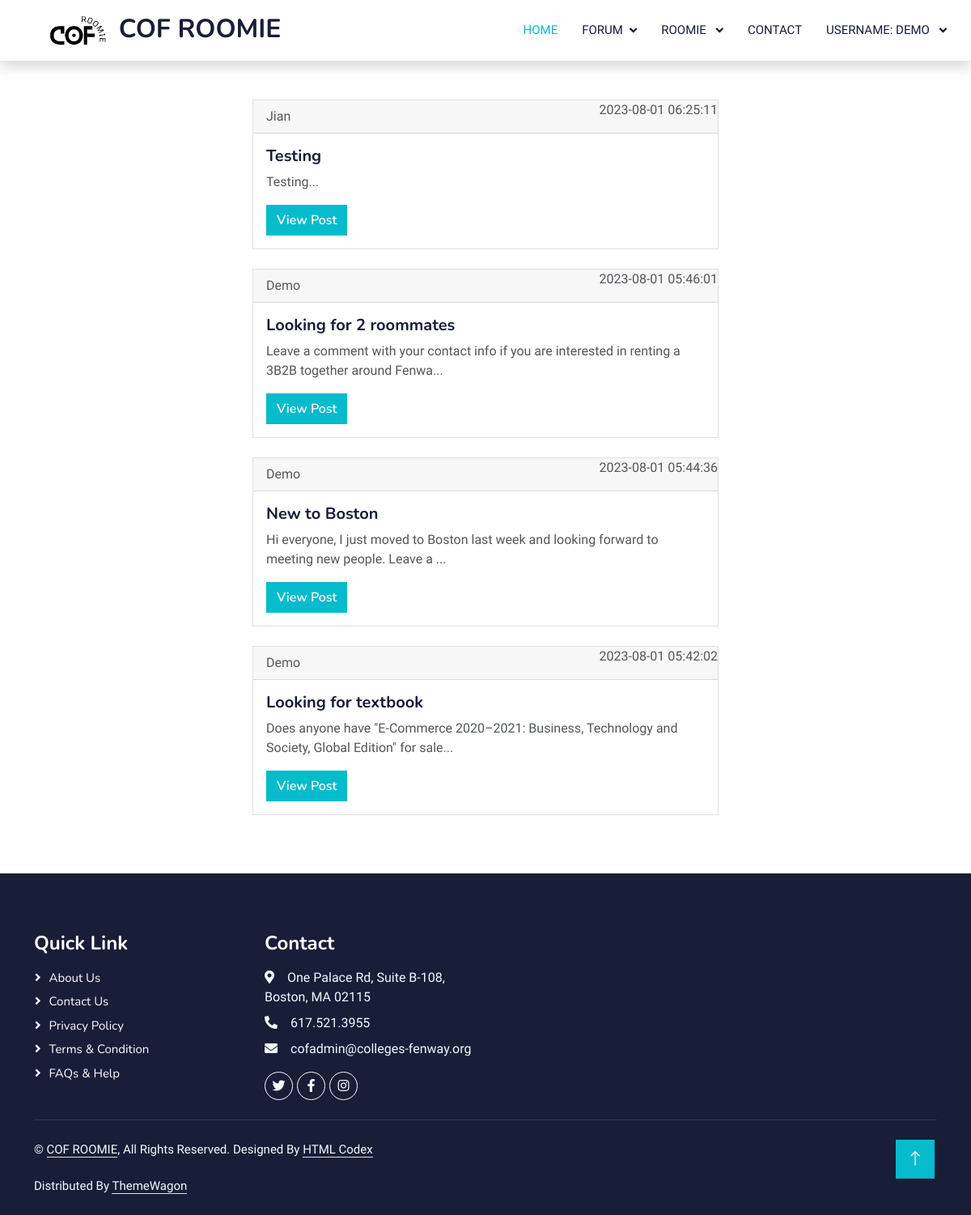
/forum.php (signed in), run on the app's committed database.
### tables this page shows
CREATE TABLE `user_post` (
  `id` int(3) NOT NULL,
  `title` varchar(255) NOT NULL,
  `body` text NOT NULL,
  `username` varchar(255) NOT NULL,
  `created_dt` timestamp NOT NULL DEFAULT current_timestamp()
);

### forum.php (the view)
<?php require "includes/header.php"; ?>
<?php
require "config.php";
?>
<?php
$select = $conn->query("SELECT * FROM user_post order by id DESC");
$select->execute();
$rows = $select->fetchAll(PDO::FETCH_OBJ);
?>
<div class="form-signin w-50 m-auto ">
    <div class="container pt-5">
        <?php foreach ($rows as $row): ?>
            <div class=" card">
                <div class="card-header">
                    <?php echo $row->username; ?>
                    <span class="position-absolute top-0 end-0 text-center">
                        <?php echo $row->created_dt; ?>
                    </span>
                </div>
                <div class="card-body">
                    <h5 class="card-title">
                        <?php echo $row->title; ?>
                    </h5>
                    <p class="card-text">
                        <?php echo substr($row->body, 0, 100) . '...'; ?>
                    </p>
                    <a href="show_post.php?id=<?php echo $row->id; ?>" class="btn btn-primary">View Post</a>
                </div>
            </div>
            <br>
        <?php endforeach; ?>
    </div>
</div>
<?php require "includes/footer.php"; ?>

### css/custom.css (style rules this page uses)
:root { --primary: #06BBCC; --light: #F0FBFC; --dark: #181d38; }
.btn { font-family: 'Nunito', sans-serif; font-weight: 600; transition: .5s; }
.btn.btn-primary, .btn.btn-secondary { color: #FFFFFF; }

### data on the page
user_post: username "Jian", created_dt "2023-08-01 06:25:11", title "Testing", body "Testing"
user_post: username "Demo", created_dt "2023-08-01 05:46:01", title "Looking for 2 roommates", body "Leave a comment with your contact info if you are interested in renting a 3B2B together around Fenwa"
user_post: username "Demo", created_dt "2023-08-01 05:44:36", title "New to Boston", body "Hi everyone, I just moved to Boston last week and looking forward to meeting new people. Leave a"
user_post: username "Demo", created_dt "2023-08-01 05:42:02", title "Looking for textbook", body "Does anyone have \"E-Commerce 2020–2021: Business, Technology and Society, Global Edition\" for sale"

### other printed values
$_SESSION['username'] "DEMO"
